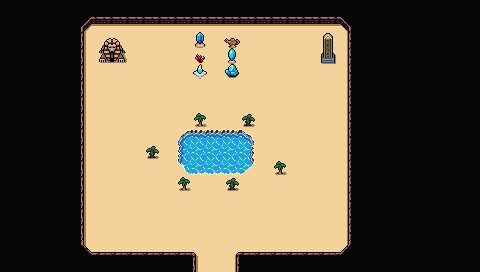

Tiled map render using the project's own tile images. Description and the map definition, with tile-layer contents summarised, below:
An orthogonal 30x17 tile map with 16x16 px tiles, 5 tile layers (Collision, Background, Walls, Walls Supplementary, ...), 2 tilesets and 3 objects.

<map version="1.5" tiledversion="1.7.2" orientation="orthogonal" renderorder="right-down" width="30" height="17" tilewidth="16" tileheight="16" infinite="0" nextlayerid="9" nextobjectid="68">
 <editorsettings>
  <export target="wastetown..tmx" format="tmx" />
 </editorsettings>
 <tileset firstgid="1" source="../tileset/main.tsx" />
 <tileset firstgid="3477" source="../tileset/buildings.tsx" />
 <layer id="6" name="Collision" width="30" height="17">
  <data>[510 cells, 32 non-empty, 8 distinct tile ids]</data>
 </layer>
 <layer id="1" name="Background" width="30" height="17">
  <data>[510 cells, 510 non-empty, 3 distinct tile ids]</data>
 </layer>
 <layer id="2" name="Walls" width="30" height="17">
  <data>[510 cells, 313 non-empty, 12 distinct tile ids]</data>
 </layer>
 <layer id="8" name="Walls Supplementary" width="30" height="17">
  <data>[510 cells, 0 non-empty, 0 distinct tile ids]</data>
 </layer>
 <layer id="3" name="Clutter" width="30" height="17">
  <properties>
   <property name="spriteLayer" type="bool" value="true" />
  </properties>
  <data>[510 cells, 30 non-empty, 22 distinct tile ids]</data>
 </layer>
 <objectgroup id="4" name="Objects">
  <object id="38" template="../obj/entry_up.tx" x="208.333" y="270.665">
   <properties>
    <property name="teleport" value="" />
   </properties>
  </object>
  <object id="66" template="../obj/gold.tx" x="208.046" y="41.5369" />
  <object id="67" template="../obj/enemy.tx" x="207.979" y="57.637">
   <properties>
    <property name="enemy" value="Djinn" />
   </properties>
  </object>
 </objectgroup>
</map>
